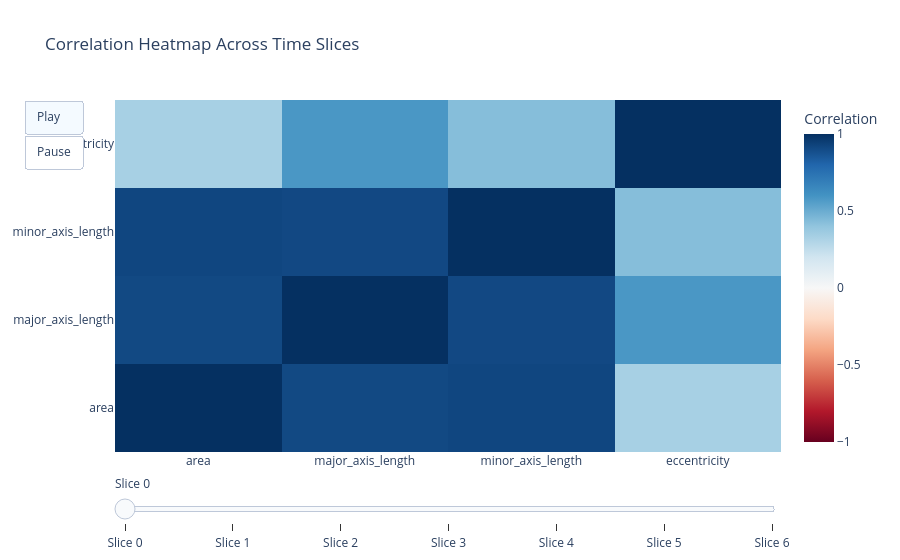

The cell this chart's notebook holds for it:
### Markdown cell above
### View the temporal evolution of correlation matirx

This section visualizes the temporal evolution of correlation matrices computed in the previous step. The `see_correlation_temporal()` method generates an interactive visualization that allows you to explore how property relationships change across different time slices during grain growth.

**Key Features:**

- **Interactive slider**: Use the slider control to navigate through different time slices and observe how correlation patterns evolve
- **Real-time updates**: The correlation heatmap dynamically updates as you move the slider, showing correlations for the selected time slice
- **Color-coded visualization**: Correlation strength is indicated by color intensity (typically red for positive, blue for negative correlations)

**What to Observe:**

- **Strengthening correlations**: Property pairs whose correlations increase over time indicate relationships that become more pronounced during grain growth
- **Weakening correlations**: Decreasing correlation coefficients suggest properties become more independent as microstructure evolves
- **Sign changes**: Correlations that switch from positive to negative (or vice versa) reveal fundamental changes in growth mechanisms
- **Temporal stability**: Consistent correlation patterns across time slices indicate stable property relationships throughout the simulation

**Interpretation Tips:**

Use the slider to identify critical time points where correlation patterns change significantly. These transitions often correspond to shifts in grain growth kinetics, such as the onset of abnormal grain growth or changes in boundary mobility. Comparing early and late time slices reveals how initial microstructure characteristics influence final grain morphology distributions.

### Code cell
gsan.see_correlation_temporal()

### Figure 1 — Plotly figure (JSON) as saved in the notebook; plotly's stock layout.template omitted (floating-point values rounded to 4 significant figures)
{"data": [{"colorbar": {"title": {"text": "Correlation"}}, "colorscale": [[0, "rgb(103,0,31)"], [0.1, "rgb(178,24,43)"], [0.2, "rgb(214,96,77)"], [0.3, "rgb(244,165,130)"], [0.4, "rgb(253,219,199)"], [0.5, "rgb(247,247,247)"], [0.6, "rgb(209,229,240)"], [0.7, "rgb(146,197,222)"], [0.8, "rgb(67,147,195)"], [0.9, "rgb(33,102,172)"], [1, "rgb(5,48,97)"]], "type": "heatmap", "x": ["area", "major_axis_length", "minor_axis_length", "eccentricity"], "y": ["area", "major_axis_length", "minor_axis_length", "eccentricity"], "z": [[1.0, 0.9081, 0.9182, 0.3344], [0.9081, 1.0, 0.9104, 0.5835], [0.9182, 0.9104, 1.0, 0.4297], [0.3344, 0.5835, 0.4297, 1.0]], "zmax": 1, "zmin": -1}], "layout": {"sliders": [{"active": 0, "steps": [{"args": [["Slice 0"], {"frame": {"duration": 500, "redraw": true}, "mode": "immediate"}], "label": "Slice 0", "method": "animate"}, {"args": [["Slice 1"], {"frame": {"duration": 500, "redraw": true}, "mode": "immediate"}], "label": "Slice 1", "method": "animate"}, {"args": [["Slice 2"], {"frame": {"duration": 500, "redraw": true}, "mode": "immediate"}], "label": "Slice 2", "method": "animate"}, {"args": [["Slice 3"], {"frame": {"duration": 500, "redraw": true}, "mode": "immediate"}], "label": "Slice 3", "method": "animate"}, {"args": [["Slice 4"], {"frame": {"duration": 500, "redraw": true}, "mode": "immediate"}], "label": "Slice 4", "method": "animate"}, {"args": [["Slice 5"], {"frame": {"duration": 500, "redraw": true}, "mode": "immediate"}], "label": "Slice 5", "method": "animate"}, {"args": [["Slice 6"], {"frame": {"duration": 500, "redraw": true}, "mode": "immediate"}], "label": "Slice 6", "method": "animate"}]}], "title": {"text": "Correlation Heatmap Across Time Slices"}, "updatemenus": [{"buttons": [{"args": [null, {"frame": {"duration": 1000, "redraw": true}, "fromcurrent": true}], "label": "Play", "method": "animate"}, {"args": [[null], {"frame": {"duration": 0, "redraw": false}, "mode": "immediate"}], "label": "Pause", "method": "animate"}], "type": "buttons"}]}}
